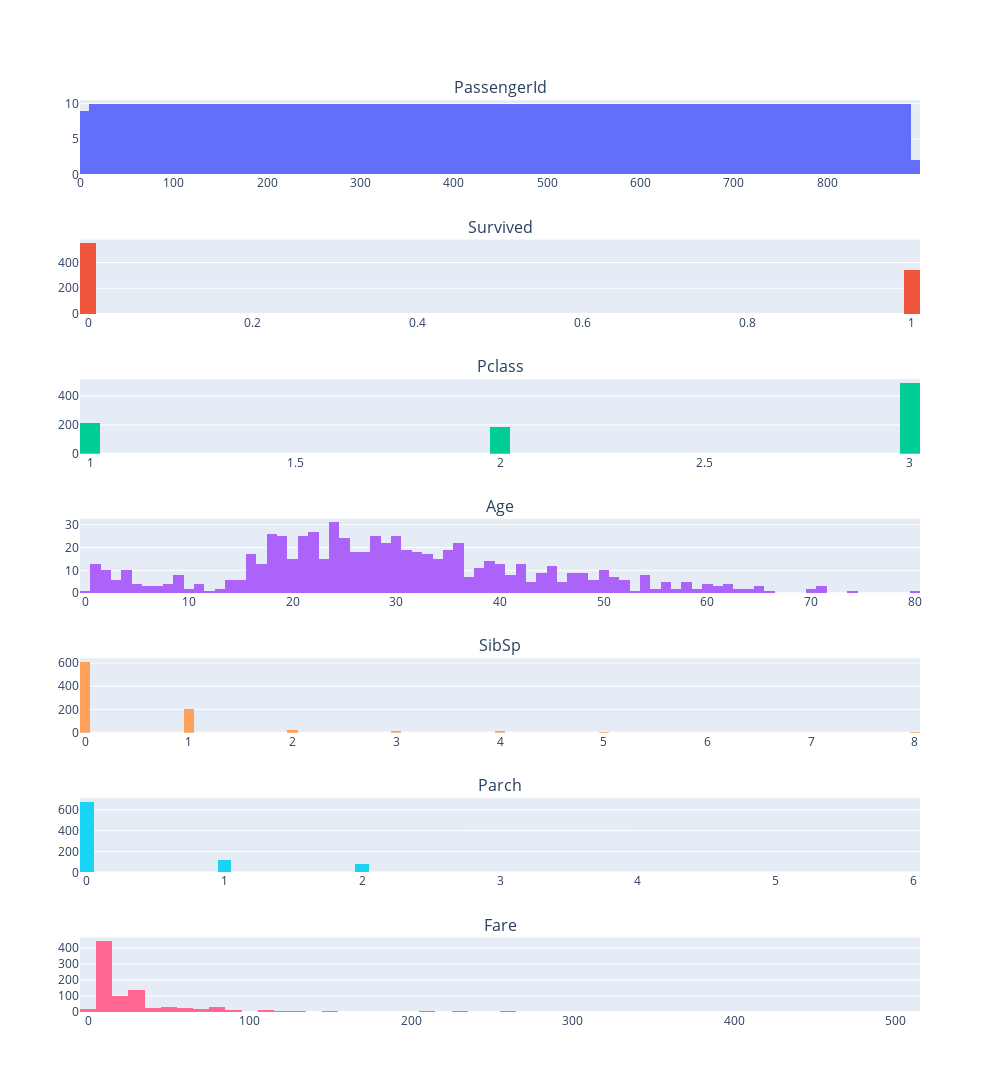

Notebook code cell kept with this figure:
### Code cell
plot_histogram_numerical(df_titanic)

### Figure 1 — Plotly figure (JSON) as saved in the notebook; plotly's stock layout.template omitted (floating-point values rounded to 4 significant figures; data arrays with more than 128 entries replaced by an {"elided": "..."} marker saying what was removed)
{"data": [{"nbinsx": 100, "type": "histogram", "x": {"elided": "891 int values"}, "xaxis": "x", "yaxis": "y"}, {"nbinsx": 100, "type": "histogram", "x": {"elided": "891 int values"}, "xaxis": "x2", "yaxis": "y2"}, {"nbinsx": 100, "type": "histogram", "x": {"elided": "891 int values"}, "xaxis": "x3", "yaxis": "y3"}, {"nbinsx": 100, "type": "histogram", "x": {"elided": "891 float values"}, "xaxis": "x4", "yaxis": "y4"}, {"nbinsx": 100, "type": "histogram", "x": {"elided": "891 int values"}, "xaxis": "x5", "yaxis": "y5"}, {"nbinsx": 100, "type": "histogram", "x": {"elided": "891 int values"}, "xaxis": "x6", "yaxis": "y6"}, {"nbinsx": 100, "type": "histogram", "x": {"elided": "891 float values"}, "xaxis": "x7", "yaxis": "y7"}], "layout": {"annotations": [{"font": {"size": 16}, "showarrow": false, "text": "PassengerId", "x": 0.5, "xanchor": "center", "xref": "paper", "y": 1.0, "yanchor": "bottom", "yref": "paper"}, {"font": {"size": 16}, "showarrow": false, "text": "Survived", "x": 0.5, "xanchor": "center", "xref": "paper", "y": 0.8469, "yanchor": "bottom", "yref": "paper"}, {"font": {"size": 16}, "showarrow": false, "text": "Pclass", "x": 0.5, "xanchor": "center", "xref": "paper", "y": 0.6939, "yanchor": "bottom", "yref": "paper"}, {"font": {"size": 16}, "showarrow": false, "text": "Age", "x": 0.5, "xanchor": "center", "xref": "paper", "y": 0.5408, "yanchor": "bottom", "yref": "paper"}, {"font": {"size": 16}, "showarrow": false, "text": "SibSp", "x": 0.5, "xanchor": "center", "xref": "paper", "y": 0.3878, "yanchor": "bottom", "yref": "paper"}, {"font": {"size": 16}, "showarrow": false, "text": "Parch", "x": 0.5, "xanchor": "center", "xref": "paper", "y": 0.2347, "yanchor": "bottom", "yref": "paper"}, {"font": {"size": 16}, "showarrow": false, "text": "Fare", "x": 0.5, "xanchor": "center", "xref": "paper", "y": 0.08163, "yanchor": "bottom", "yref": "paper"}], "height": 2100, "showlegend": false, "width": 1000, "xaxis": {"anchor": "y", "autorange": true, "domain": [0, 1], "range": [-0.5, 899.5], "type": "linear"}, "xaxis2": {"anchor": "y2", "autorange": true, "domain": [0, 1], "range": [-0.01, 1.01], "type": "linear"}, "xaxis3": {"anchor": "y3", "autorange": true, "domain": [0, 1], "range": [0.975, 3.025], "type": "linear"}, "xaxis4": {"anchor": "y4", "autorange": true, "domain": [0, 1], "range": [-0.5, 80.5], "type": "linear"}, "xaxis5": {"anchor": "y5", "autorange": true, "domain": [0, 1], "range": [-0.05, 8.05], "type": "linear"}, "xaxis6": {"anchor": "y6", "autorange": true, "domain": [0, 1], "range": [-0.05, 6.05], "type": "linear"}, "xaxis7": {"anchor": "y7", "autorange": true, "domain": [0, 1], "range": [-5, 515], "type": "linear"}, "yaxis": {"anchor": "x", "autorange": true, "domain": [0.9184, 1.0], "range": [0, 10.53]}, "yaxis2": {"anchor": "x2", "autorange": true, "domain": [0.7653, 0.8469], "range": [0, 577.9]}, "yaxis3": {"anchor": "x3", "autorange": true, "domain": [0.6122, 0.6939], "range": [0, 516.8]}, "yaxis4": {"anchor": "x4", "autorange": true, "domain": [0.4592, 0.5408], "range": [0, 32.63]}, "yaxis5": {"anchor": "x5", "autorange": true, "domain": [0.3061, 0.3878], "range": [0, 640]}, "yaxis6": {"anchor": "x6", "autorange": true, "domain": [0.1531, 0.2347], "range": [0, 713.7]}, "yaxis7": {"anchor": "x7", "autorange": true, "domain": [0, 0.08163], "range": [0, 464.2]}}}
